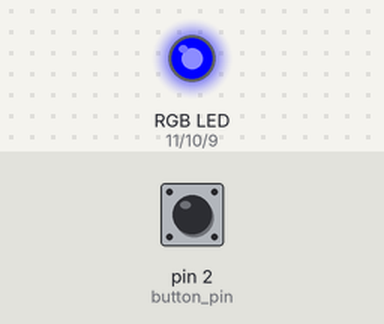
Bench run of a sketch on a simulated Arduino Uno, built with avr-gcc and run on an emulated ATmega328P. Shown: an RGB LED mixed from three pins (HIGH = lit). The inputs (shaded band) are chosen by the test bench; at power-on: pin 2 (button_pin) LOW.

Above: at 1.2 s.
1.3 s: pin 2 (button_pin) pulled HIGH for 0.15 s
At 1.37 s:
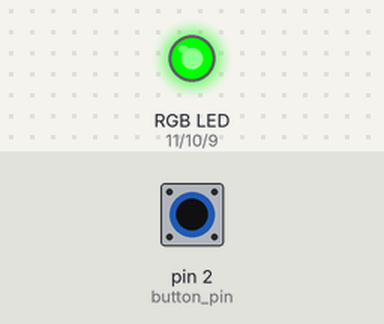
2.9 s: pin 2 (button_pin) pulled HIGH for 3.2 s
At 6.4 s:
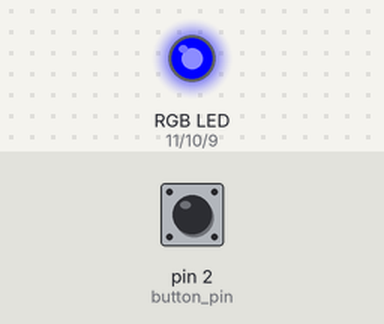
Timing chart, 0 to 7.9 s (numbered marks = the images above; inputs shaded):
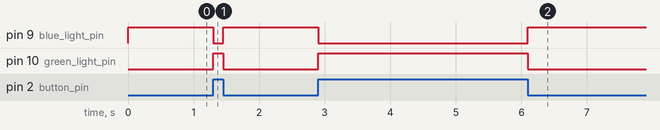

Measured:
- after the input at 1.3 s, pin 9 (blue_light_pin): HIGH → LOW at once, → HIGH 0.15 s later; pin 10 (green_light_pin): LOW → HIGH at once, → LOW 0.15 s later
- after the input at 2.9 s, pin 9 (blue_light_pin): HIGH → LOW at once, → HIGH 3.2 s later; pin 10 (green_light_pin): LOW → HIGH at once, → LOW 3.2 s later

The sketch:

RGB_with_button.ino
```cpp
int red_light_pin = 11;
int green_light_pin = 10;
int blue_light_pin = 9;
int button_pin = 2;

int buttonState = 0;

void setup() {
  // declare the ledPin as an OUTPUT:
  pinMode(red_light_pin, OUTPUT);
  pinMode(green_light_pin, OUTPUT);
  pinMode(blue_light_pin, OUTPUT);
  pinMode(button_pin, INPUT);
}

void loop() {
  buttonState = digitalRead(button_pin);

  if (buttonState == HIGH) {
    RGB_color(0,255,0);
  } else {
    RGB_color(0,0,255);
  }
}

void RGB_color(int red_light_value, int green_light_value, int blue_light_value) {
  analogWrite(red_light_pin, red_light_value);
  analogWrite(green_light_pin, green_light_value);
  analogWrite(blue_light_pin, blue_light_value);
}
```
